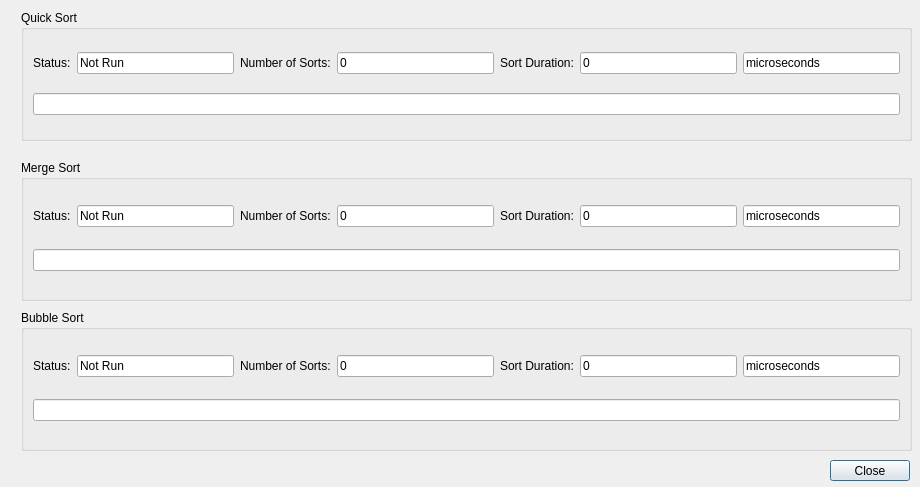
<?xml version="1.0" encoding="UTF-8"?>
<ui version="4.0">
 <class>SortResultsDialog</class>
 <widget class="QDialog" name="SortResultsDialog">
  <property name="geometry">
   <rect>
    <x>0</x>
    <y>0</y>
    <width>920</width>
    <height>487</height>
   </rect>
  </property>
  <property name="windowTitle">
   <string>Sort Results</string>
  </property>
  <widget class="QGroupBox" name="QuckSortGroup">
   <property name="geometry">
    <rect>
     <x>21</x>
     <y>10</y>
     <width>891</width>
     <height>131</height>
    </rect>
   </property>
   <property name="title">
    <string>Quick Sort</string>
   </property>
   <layout class="QGridLayout" name="gridLayout">
    <item row="0" column="0">
     <widget class="QLabel" name="QuickSortStatusLabel">
      <property name="text">
       <string>Status:</string>
      </property>
     </widget>
    </item>
    <item row="0" column="1">
     <widget class="QLineEdit" name="QuickSortStatusLineEdit">
      <property name="text">
       <string>Not Run</string>
      </property>
      <property name="readOnly">
       <bool>true</bool>
      </property>
     </widget>
    </item>
    <item row="0" column="6">
     <widget class="QLineEdit" name="QuickSortUnitsLineEdit">
      <property name="text">
       <string>microseconds</string>
      </property>
      <property name="readOnly">
       <bool>true</bool>
      </property>
     </widget>
    </item>
    <item row="0" column="5">
     <widget class="QLineEdit" name="QuickSortSortDurationLineEdit">
      <property name="text">
       <string>0</string>
      </property>
      <property name="readOnly">
       <bool>true</bool>
      </property>
     </widget>
    </item>
    <item row="0" column="4">
     <widget class="QLabel" name="QuickSortSortDurationLabel">
      <property name="text">
       <string>Sort Duration:</string>
      </property>
     </widget>
    </item>
    <item row="0" column="2">
     <widget class="QLabel" name="QuickSortNumberOfSortsLabel">
      <property name="text">
       <string>Number of Sorts:</string>
      </property>
     </widget>
    </item>
    <item row="0" column="3">
     <widget class="QLineEdit" name="QuickSortNumberOfSortsLineEdit">
      <property name="text">
       <string>0</string>
      </property>
      <property name="readOnly">
       <bool>true</bool>
      </property>
     </widget>
    </item>
    <item row="1" column="0" colspan="7">
     <widget class="QLineEdit" name="QuickSortSortArrayLineEdit">
      <property name="readOnly">
       <bool>true</bool>
      </property>
     </widget>
    </item>
   </layout>
   <zorder>QuickSortSortDurationLabel</zorder>
   <zorder>QuickSortSortDurationLineEdit</zorder>
   <zorder>QuickSortNumberOfSortsLineEdit</zorder>
   <zorder>QuickSortUnitsLineEdit</zorder>
   <zorder>QuickSortNumberOfSortsLabel</zorder>
   <zorder>QuickSortStatusLabel</zorder>
   <zorder>QuickSortStatusLineEdit</zorder>
   <zorder>QuickSortSortArrayLineEdit</zorder>
  </widget>
  <widget class="QGroupBox" name="MergeSortGroup">
   <property name="geometry">
    <rect>
     <x>21</x>
     <y>160</y>
     <width>891</width>
     <height>141</height>
    </rect>
   </property>
   <property name="title">
    <string>Merge Sort</string>
   </property>
   <layout class="QGridLayout" name="gridLayout_2">
    <item row="0" column="0">
     <widget class="QLabel" name="MergeSortStatusLabel">
      <property name="text">
       <string>Status:</string>
      </property>
     </widget>
    </item>
    <item row="0" column="1">
     <widget class="QLineEdit" name="MergeSortStatusLineEdit">
      <property name="text">
       <string>Not Run</string>
      </property>
      <property name="readOnly">
       <bool>true</bool>
      </property>
     </widget>
    </item>
    <item row="0" column="2">
     <widget class="QLabel" name="MergeSortNumberOfSortsLabel">
      <property name="text">
       <string>Number of Sorts:</string>
      </property>
     </widget>
    </item>
    <item row="0" column="3">
     <widget class="QLineEdit" name="MergeSortNumberOfSortsLineEdit">
      <property name="text">
       <string>0</string>
      </property>
      <property name="readOnly">
       <bool>true</bool>
      </property>
     </widget>
    </item>
    <item row="0" column="4">
     <widget class="QLabel" name="MergeSortSortDurationLabel">
      <property name="text">
       <string>Sort Duration:</string>
      </property>
     </widget>
    </item>
    <item row="0" column="5">
     <widget class="QLineEdit" name="MergeSortSortDurationLineEdit">
      <property name="text">
       <string>0</string>
      </property>
      <property name="readOnly">
       <bool>true</bool>
      </property>
     </widget>
    </item>
    <item row="0" column="6">
     <widget class="QLineEdit" name="MergeSortUnitsLineEdit">
      <property name="text">
       <string>microseconds</string>
      </property>
      <property name="readOnly">
       <bool>true</bool>
      </property>
     </widget>
    </item>
    <item row="1" column="0" colspan="7">
     <widget class="QLineEdit" name="MergeSortSortArrayLineEdit">
      <property name="readOnly">
       <bool>true</bool>
      </property>
     </widget>
    </item>
   </layout>
  </widget>
  <widget class="QGroupBox" name="BubbleSortGroup">
   <property name="geometry">
    <rect>
     <x>21</x>
     <y>310</y>
     <width>891</width>
     <height>141</height>
    </rect>
   </property>
   <property name="title">
    <string>Bubble Sort</string>
   </property>
   <layout class="QGridLayout" name="gridLayout_3">
    <item row="0" column="0">
     <widget class="QLabel" name="BubbleSortStatusLabel">
      <property name="text">
       <string>Status:</string>
      </property>
     </widget>
    </item>
    <item row="0" column="1">
     <widget class="QLineEdit" name="BubbleSortStatusLineEdit">
      <property name="text">
       <string>Not Run</string>
      </property>
      <property name="readOnly">
       <bool>true</bool>
      </property>
     </widget>
    </item>
    <item row="0" column="2">
     <widget class="QLabel" name="BubbleSortNumberOfSortsLabel">
      <property name="text">
       <string>Number of Sorts:</string>
      </property>
     </widget>
    </item>
    <item row="0" column="3">
     <widget class="QLineEdit" name="BubbleSortNumberOfSortsLineEdit">
      <property name="text">
       <string>0</string>
      </property>
      <property name="readOnly">
       <bool>true</bool>
      </property>
     </widget>
    </item>
    <item row="0" column="4">
     <widget class="QLabel" name="BubbleSortSortDurationLabel">
      <property name="text">
       <string>Sort Duration:</string>
      </property>
     </widget>
    </item>
    <item row="0" column="5">
     <widget class="QLineEdit" name="BubbleSortSortDurationLineEdit">
      <property name="text">
       <string>0</string>
      </property>
      <property name="readOnly">
       <bool>true</bool>
      </property>
     </widget>
    </item>
    <item row="0" column="6">
     <widget class="QLineEdit" name="BubbleSortUnitsLineEdit">
      <property name="text">
       <string>microseconds</string>
      </property>
      <property name="readOnly">
       <bool>true</bool>
      </property>
     </widget>
    </item>
    <item row="1" column="0" colspan="7">
     <widget class="QLineEdit" name="BubbleSortSortArrayLineEdit">
      <property name="readOnly">
       <bool>true</bool>
      </property>
     </widget>
    </item>
   </layout>
  </widget>
  <widget class="QPushButton" name="ClosePushButton">
   <property name="geometry">
    <rect>
     <x>830</x>
     <y>460</y>
     <width>80</width>
     <height>21</height>
    </rect>
   </property>
   <property name="text">
    <string>Close</string>
   </property>
  </widget>
 </widget>
 <tabstops>
  <tabstop>QuickSortStatusLineEdit</tabstop>
  <tabstop>QuickSortNumberOfSortsLineEdit</tabstop>
  <tabstop>QuickSortSortDurationLineEdit</tabstop>
  <tabstop>QuickSortUnitsLineEdit</tabstop>
  <tabstop>QuickSortSortArrayLineEdit</tabstop>
  <tabstop>MergeSortStatusLineEdit</tabstop>
  <tabstop>MergeSortNumberOfSortsLineEdit</tabstop>
  <tabstop>MergeSortSortDurationLineEdit</tabstop>
  <tabstop>MergeSortUnitsLineEdit</tabstop>
  <tabstop>MergeSortSortArrayLineEdit</tabstop>
  <tabstop>BubbleSortStatusLineEdit</tabstop>
  <tabstop>BubbleSortNumberOfSortsLineEdit</tabstop>
  <tabstop>BubbleSortSortDurationLineEdit</tabstop>
  <tabstop>BubbleSortUnitsLineEdit</tabstop>
  <tabstop>BubbleSortSortArrayLineEdit</tabstop>
  <tabstop>ClosePushButton</tabstop>
  <tabstop>MergeSortNumberOfSortsLineEdit_2</tabstop>
  <tabstop>MergeSortSortDurationLineEdit_2</tabstop>
  <tabstop>MergeSortStatusLineEdit_2</tabstop>
 </tabstops>
 <resources/>
 <connections/>
</ui>
